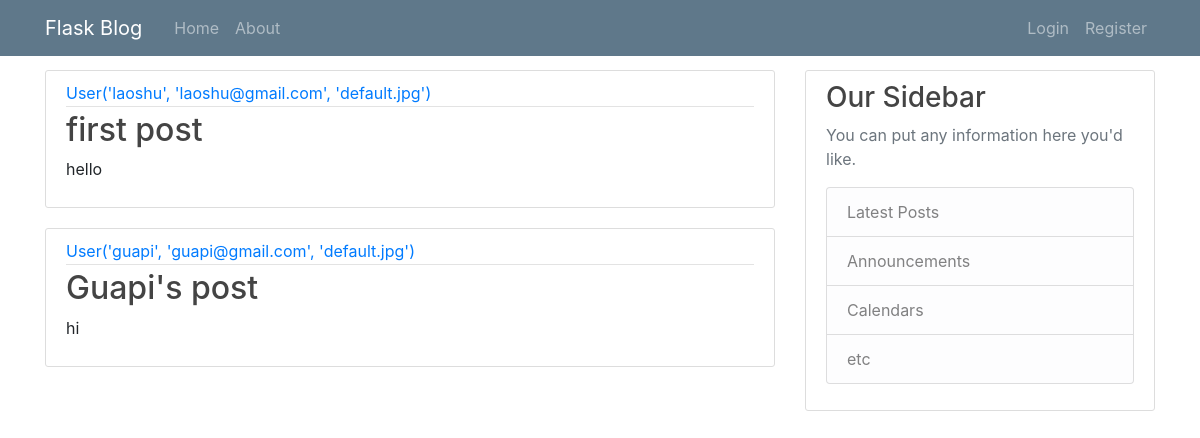
Page /home on the earlier database version.
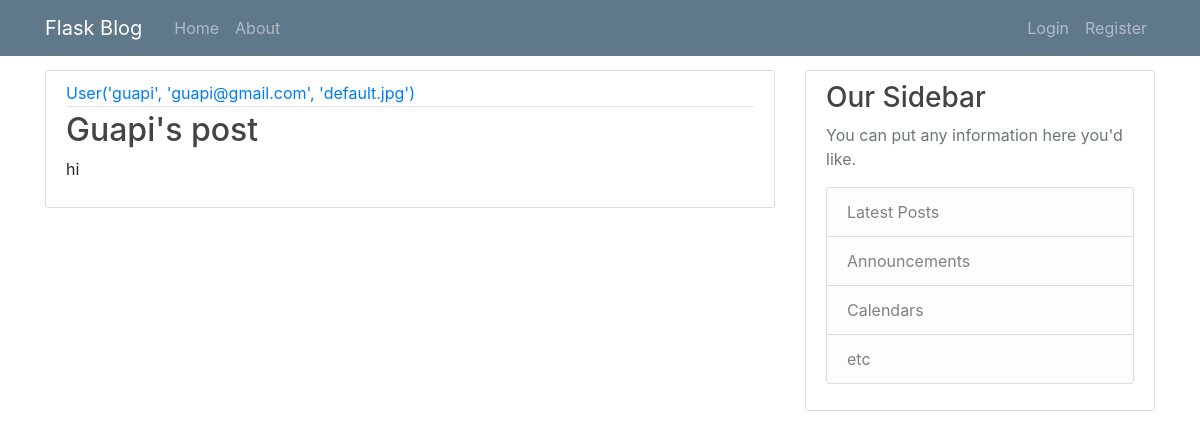
Same page on the later database version.
### flaskblog/models.py (models this page shows, shortened)
class Post(db.Model, UserMixin):
    id = db.Column(db.Integer, primary_key=True)
    title = db.Column(db.String(100), nullable = False)
    date = db.Column(db.DateTime, nullable=False, default = datetime.utcnow)
    content = db.Column(db.Text)
    user_id = db.Column(db.Integer, db.ForeignKey('user.id'), nullable=False)

class User(db.Model, UserMixin):
    id = db.Column(db.Integer, primary_key=True)
    username = db.Column(db.String(20), unique=True, nullable=False)
    email = db.Column(db.String(120), unique=True, nullable=False)
    image_file = db.Column(db.String(20), nullable=False, default='default.jpg')
    password = db.Column(db.String(60), nullable=False)
    posts = db.relationship('Post', backref='author', lazy=True)
    def __repr__(self):
        return f"User('{self.username}', '{self.email}', '{self.image_file}')"

### flaskblog/route.py (the view)
@app.route('/')
@app.route('/home')
def home():
    posts = Post.query.all()
    return render_template('home.html', posts = posts)

### flaskblog/templates/home.html (shortened to what this page needs)
{% extends "layout.html" %}
{% block content %}
{% for post in posts %}
<article class="media content-section">
    <div class="media-body">
        <div class="article-metadata">
            <a class="mr-2" href="#">{{ post.author }}</a>
        </div>
        <h2><a class="article-title" href="#">{{ post.title }}</a></h2>
        <p class="article-content">{{ post.content }}</p>
    </div>
</article>
{% endfor %}
{% endblock content %}

### flaskblog/templates/layout.html (shortened to what this page needs)
<!DOCTYPE html>
<html lang="en">
<head>
    <link rel="stylesheet" type="text/css" href="{{url_for('static', filename = 'main.css')}}">
    <link rel="stylesheet" href="https://stackpath.bootstrapcdn.com/bootstrap/4.3.1/css/bootstrap.min.css">
</head>
<body>
<header class="site-header">
    <nav class="navbar navbar-expand-md navbar-dark bg-steel fixed-top">
        <div class="container">
            <a class="navbar-brand mr-4" href="/">Flask Blog</a>
            <div class="collapse navbar-collapse" id="navbarToggle">
                <div class="navbar-nav mr-auto">
                    <a class="nav-item nav-link" href="/">Home</a>
                    <a class="nav-item nav-link" href="/about">About</a>
                </div>
                <div class="navbar-nav">
                    {% if current_user.is_authenticated %}
                    <a class="nav-item nav-link" href="{{url_for('new_post')}}">New Post</a>
                        <a class="nav-item nav-link" href="/account">Account</a>
                        <a class="nav-item nav-link" href="/logout">Logout</a>
                    {% else %}
                        <a class="nav-item nav-link" href="/login">Login</a>
                        <a class="nav-item nav-link" href="/register">Register</a>
                    {% endif %}
                </div>
            </div>
        </div>
    </nav>
</header>
<main role="main" class="container" style="margin-top: 70px">
    <div class="row">
        <div class="col-md-8">
            {% block content %}{% endblock %}
        </div>
        <div class="col-md-4">
            <div class="content-section">
                <h3>Our Sidebar</h3>
                <p class='text-muted'>You can put any information here you'd like.
                <ul class="list-group">
                    <li class="list-group-item list-group-item-light">Latest Posts</li>
                    <li class="list-group-item list-group-item-light">Announcements</li>
                    <li class="list-group-item list-group-item-light">Calendars</li>
                    <li class="list-group-item list-group-item-light">etc</li>
                </ul>
                </p>
            </div>
        </div>
    </div>
</main>
</body>
</html>

### flaskblog/static/main.css (style rules this page uses)
body { background: #fafafa; color: #333333; margin-top: 5rem; }
h1, h2, h3, h4, h5, h6 { color: #444444; }
.bg-steel { background-color: #5f788a; }
.site-header .navbar-nav .nav-link { color: #cbd5db; }
.content-section { background: #ffffff; padding: 10px 20px; border: 1px solid #dddddd; border-radius: 3px; margin-bottom: 20px; }
.article-title { color: #444444; }
.article-content { white-space: pre-line; }
.article-metadata { padding-bottom: 1px; margin-bottom: 4px; border-bottom: 1px solid #e3e3e3 }

Differences in the rows shown:
removed Post: author "User('laoshu', 'laoshu@gmail.com', 'default.jpg')", title "first post", content "hello"
